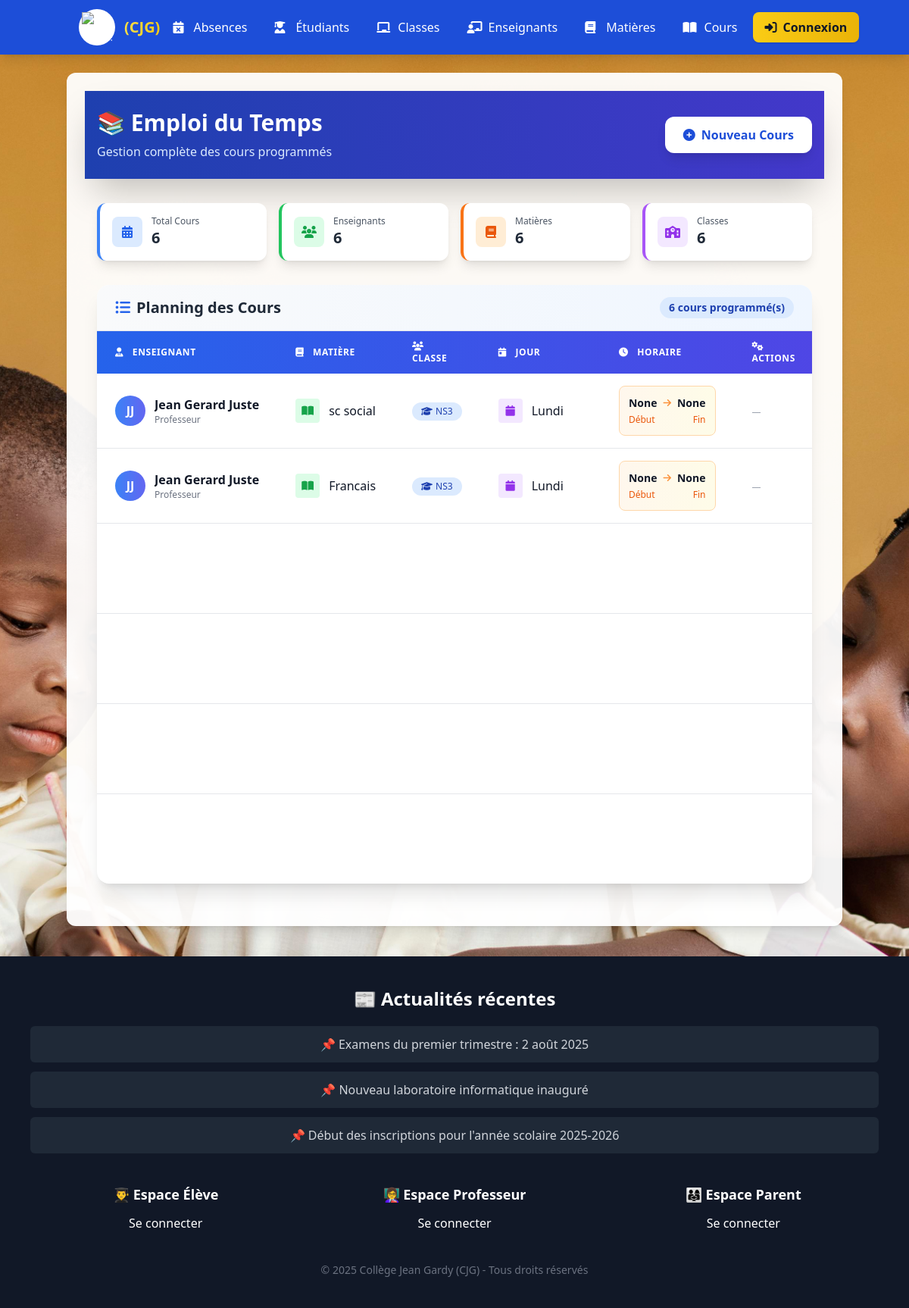
The app's page /cours/ with its own data.
### cours/models.py (models this page shows, shortened)
class Cours(models.Model):
    JOUR_CHOICES = [
        ('Lundi', 'Lundi'),
        ('Mardi', 'Mardi'),
        ('Mercredi', 'Mercredi'),
        ('Jeudi', 'Jeudi'),
        ('Vendredi', 'Vendredi'),
        ('Samedi', 'Samedi'),
        ('Dimanche', 'Dimanche'),
    ]
    enseignant = models.ForeignKey("enseignants.Enseignant", on_delete=models.CASCADE, related_name="cours")
    matiere = models.ForeignKey("matieres.Matiere", on_delete=models.CASCADE, related_name="cours")
    classe = models.ForeignKey("classes.Classe", on_delete=models.CASCADE, related_name="cours")
    jour = models.CharField(max_length=10, choices=JOUR_CHOICES ,default='Lundi')
    heure_commencer = models.TimeField()
    heure_fin = models.TimeField()

### enseignants/models.py (models this page shows, shortened)
class Enseignant(models.Model):
    nom = models.CharField(max_length=100)
    prenom = models.CharField(max_length=100)
    contact = models.CharField(max_length=100)
    matieres = models.ManyToManyField("matieres.Matiere", related_name="enseignants", blank=True)

### matieres/models.py (models this page shows, shortened)
class Matiere(models.Model):
    nom = models.CharField(max_length=100)

### classes/models.py (models this page shows, shortened)
class Classe(models.Model):
    nom = models.CharField(max_length=100)
    niveau = models.CharField(max_length=100)
    annee_scolaire = models.CharField(max_length=20)

### cours/views.py (the view)
# urls.py: path('', views.cours_list, name='cours_list'),
def cours_list(request):
    cours = Cours.objects.all()
    return render(request, 'cours_list.html', {'cours': cours})

### cours/templates/cours_list.html (shortened to what this page needs)
{% extends 'base.html' %}
{% block content %}
<!DOCTYPE html>
<html lang="fr">
<head>
  <script src="https://cdn.tailwindcss.com"></script>
  <link rel="stylesheet" href="https://cdnjs.cloudflare.com/ajax/libs/font-awesome/6.4.0/css/all.min.css">
</head>
<body class="bg-gradient-to-br from-blue-50 to-indigo-100 min-h-screen">
  <header class="bg-gradient-to-r from-blue-800 to-indigo-700 text-white shadow-2xl">
    <div class="container mx-auto px-4 py-6">
      <div class="flex flex-col lg:flex-row justify-between items-center space-y-4 lg:space-y-0">
        <div class="text-center lg:text-left">
          <h1 class="text-3xl font-bold mb-2">📚 Emploi du Temps</h1>
          <p class="text-blue-100">Gestion complète des cours programmés</p>
        </div>
        <a href="{% url 'cours_create' %}"
           class="bg-white text-blue-700 hover:bg-gray-100 px-6 py-3 rounded-xl font-semibold transition-all duration-300 transform hover:scale-105 shadow-lg flex items-center space-x-2">
          <i class="fas fa-plus-circle"></i>
          <span>Nouveau Cours</span>
        </a>
      </div>
    </div>
  </header>
  <main class="container mx-auto px-4 py-8">
    <div class="grid grid-cols-2 lg:grid-cols-4 gap-4 mb-8 animate-slide-up">
      <div class="bg-white rounded-xl shadow-lg p-4 border-l-4 border-blue-500">
        <div class="flex items-center">
          <div class="w-10 h-10 bg-blue-100 rounded-lg flex items-center justify-center mr-3">
            <i class="fas fa-calendar-alt text-blue-600"></i>
          </div>
          <div>
            <p class="text-xs text-gray-600">Total Cours</p>
            <p class="text-xl font-bold text-gray-800">{{ cours|length }}</p>
          </div>
        </div>
      </div>
      <div class="bg-white rounded-xl shadow-lg p-4 border-l-4 border-green-500">
        <div class="flex items-center">
          <div class="w-10 h-10 bg-green-100 rounded-lg flex items-center justify-center mr-3">
            <i class="fas fa-users text-green-600"></i>
          </div>
          <div>
            <p class="text-xs text-gray-600">Enseignants</p>
            <p class="text-xl font-bold text-gray-800">{{ cours|length }}</p>
          </div>
        </div>
      </div>
      <div class="bg-white rounded-xl shadow-lg p-4 border-l-4 border-orange-500">
        <div class="flex items-center">
          <div class="w-10 h-10 bg-orange-100 rounded-lg flex items-center justify-center mr-3">
            <i class="fas fa-book text-orange-600"></i>
          </div>
          <div>
            <p class="text-xs text-gray-600">Matières</p>
            <p class="text-xl font-bold text-gray-800">{{ cours|length }}</p>
          </div>
        </div>
      </div>
      <div class="bg-white rounded-xl shadow-lg p-4 border-l-4 border-purple-500">
        <div class="flex items-center">
          <div class="w-10 h-10 bg-purple-100 rounded-lg flex items-center justify-center mr-3">
            <i class="fas fa-school text-purple-600"></i>
          </div>
          <div>
            <p class="text-xs text-gray-600">Classes</p>
            <p class="text-xl font-bold text-gray-800">{{ cours|length }}</p>
          </div>
        </div>
      </div>
    </div>
    {% if cours %}
    <div class="bg-white rounded-2xl shadow-xl overflow-hidden animate-fade-in">
      <div class="px-4 lg:px-6 py-4 bg-gradient-to-r from-gray-50 to-blue-50 border-b">
        <div class="flex flex-col lg:flex-row justify-between items-start lg:items-center space-y-2 lg:space-y-0">
          <h2 class="text-xl font-bold text-gray-800 flex items-center">
            <i class="fas fa-list-ul mr-2 text-blue-600"></i>
            Planning des Cours
          </h2>
          <span class="bg-blue-100 text-blue-800 px-3 py-1 rounded-full text-sm font-semibold">
            {{ cours|length }} cours programmé(s)
          </span>
        </div>
      </div>
      <div class="overflow-x-auto">
        <table class="w-full min-w-[600px] lg:min-w-full">
          <thead class="bg-gradient-to-r from-blue-600 to-indigo-600 text-white">
            <tr>
              <th class="px-4 lg:px-6 py-3 text-left text-xs font-semibold uppercase tracking-wider">
                <i class="fas fa-user-tie mr-1 lg:mr-2"></i>
                <span class="hidden sm:inline">Enseignant</span>
              </th>
              <th class="px-4 lg:px-6 py-3 text-left text-xs font-semibold uppercase tracking-wider">
                <i class="fas fa-book mr-1 lg:mr-2"></i>
                <span class="hidden sm:inline">Matière</span>
              </th>
              <th class="px-4 lg:px-6 py-3 text-left text-xs font-semibold uppercase tracking-wider">
                <i class="fas fa-users mr-1 lg:mr-2"></i>
                <span class="hidden sm:inline">Classe</span>
              </th>
              <th class="px-4 lg:px-6 py-3 text-left text-xs font-semibold uppercase tracking-wider">
                <i class="fas fa-calendar-day mr-1 lg:mr-2"></i>
                <span class="hidden sm:inline">Jour</span>
              </th>
              <th class="px-4 lg:px-6 py-3 text-left text-xs font-semibold uppercase tracking-wider">
                <i class="fas fa-clock mr-1 lg:mr-2"></i>
                Horaire
              </th>
              <th class="px-4 lg:px-6 py-3 text-left text-xs font-semibold uppercase tracking-wider">
                <i class="fas fa-cogs mr-1 lg:mr-2"></i>
                <span class="hidden sm:inline">Actions</span>
              </th>
            </tr>
          </thead>
          <tbody class="divide-y divide-gray-200">
            {% for c in cours %}
            <tr class="fade-in-scroll hover:bg-blue-50 transition-all duration-300">
              <td class="px-4 lg:px-6 py-4">
                <div class="flex items-center">
                  <div class="w-8 h-8 lg:w-10 lg:h-10 bg-gradient-to-r from-blue-500 to-indigo-500 rounded-full flex items-center justify-center text-white font-semibold text-sm lg:text-base mr-2 lg:mr-3">
                    {{ c.enseignant.prenom|first }}{{ c.enseignant.nom|first }}
                  </div>
                  <div class="min-w-0 flex-1">
                    <p class="font-semibold text-gray-900 text-sm lg:text-base truncate">
                      {{ c.enseignant.prenom }} {{ c.enseignant.nom }}
                    </p>
                    <p class="text-xs text-gray-500 hidden sm:block">Professeur</p>
                  </div>
                </div>
              </td>
              <td class="px-4 lg:px-6 py-4">
                <div class="flex items-center">
                  <div class="w-6 h-6 lg:w-8 lg:h-8 bg-green-100 rounded flex items-center justify-center mr-2 lg:mr-3">
                    <i class="fas fa-book-open text-green-600 text-xs lg:text-sm"></i>
                  </div>
                  <span class="font-medium text-gray-900 text-sm lg:text-base truncate">
                    {{ c.matiere.nom }}
                  </span>
                </div>
              </td>
              <td class="px-4 lg:px-6 py-4">
                <span class="inline-flex items-center px-2 lg:px-3 py-1 rounded-full text-xs font-medium bg-blue-100 text-blue-800">
                  <i class="fas fa-graduation-cap mr-1 hidden sm:inline"></i>
                  {{ c.classe.nom }}
                </span>
              </td>
              <td class="px-4 lg:px-6 py-4">
                <div class="flex items-center">
                  <div class="w-6 h-6 lg:w-8 lg:h-8 bg-purple-100 rounded flex items-center justify-center mr-2 lg:mr-3">
                    <i class="fas fa-calendar text-purple-600 text-xs lg:text-sm"></i>
                  </div>
                  <span class="font-medium text-gray-900 text-sm lg:text-base">
                    {{ c.jour }}
                  </span>
                </div>
              </td>
              <td class="px-4 lg:px-6 py-4">
                <div class="bg-gradient-to-r from-orange-50 to-yellow-50 border border-orange-200 rounded-lg p-2 lg:p-3">
                  <div class="flex items-center justify-between text-xs lg:text-sm space-x-1 lg:space-x-2">
                    <span class="font-bold text-gray-900">{{ c.heure_commencer }}</span>
                    <i class="fas fa-arrow-right text-orange-400 text-xs"></i>
                    <span class="font-bold text-gray-900">{{ c.heure_fin }}</span>
                  </div>
                  <div class="flex justify-between mt-1 text-xs text-orange-600 hidden lg:flex">
                    <span>Début</span>
                    <span>Fin</span>
                  </div>
                </div>
              </td>
              <td class="px-4 lg:px-6 py-4">
                {% if user.is_staff %}
                <div class="flex flex-col lg:flex-row space-y-1 lg:space-y-0 lg:space-x-2">
                  <a href="{% url 'cours_update' c.id %}"
                     class="bg-blue-500 hover:bg-blue-600 text-white px-2 lg:px-3 py-1 lg:py-2 rounded text-xs font-semibold transition-all duration-300 transform hover:scale-105 shadow flex items-center justify-center lg:justify-start">
                    <i class="fas fa-edit mr-1"></i>
                    <span class="hidden sm:inline">Modifier</span>
                  </a>
                  <a href="{% url 'cours_delete' c.id %}"
                     class="bg-red-500 hover:bg-red-600 text-white px-2 lg:px-3 py-1 lg:py-2 rounded text-xs font-semibold transition-all duration-300 transform hover:scale-105 shadow flex items-center justify-center lg:justify-start">
                    <i class="fas fa-trash mr-1"></i>
                    <span class="hidden sm:inline">Supprimer</span>
                  </a>
                </div>
                {% else %}
                <span class="text-gray-400 text-xs">—</span>
                {% endif %}
              </td>
            </tr>
            {% endfor %}
          </tbody>
        </table>
      </div>
    </div>
    {% endif %}
  </main>
</body>
</html>
{% endblock %}

### authentification/templates/base.html (shortened to what this page needs)
{% load static %}
<!DOCTYPE html>
<html lang="fr">
<head>
  <script src="https://cdn.tailwindcss.com"></script>
  <link rel="stylesheet" href="https://cdnjs.cloudflare.com/ajax/libs/font-awesome/6.4.0/css/all.min.css">
</head>
<body class="min-h-screen flex flex-col text-gray-900">
  <nav id="navbar" class="fixed top-0 left-0 right-0 bg-blue-700 text-white shadow-lg z-50 transition-all duration-300">
    <div class="container mx-auto px-4 flex justify-between items-center py-3">
      <a href="/" class="flex items-center space-x-3 group">
        <div class="bg-white rounded-full p-1 transform group-hover:scale-110 transition-transform duration-300">
          <img src="" alt="Collège Jean Gardy (CJG)" class="h-10 w-10 object-contain" />
        </div>
        <div>
          <span class="font-bold text-xl bg-gradient-to-r from-yellow-300 to-yellow-400 bg-clip-text text-transparent"> (CJG)</span>
        </div>
      </a>
      <div class="hidden lg:flex items-center space-x-1">
        <a href="{% url 'absence_create' %}" class="nav-link px-4 py-2 rounded-lg hover:bg-blue-600 transition-all flex items-center space-x-2"><i class="fas fa-calendar-times w-5"></i><span>Absences</span></a>
        <a href="{% url 'etudiant_list' %}" class="nav-link px-4 py-2 rounded-lg hover:bg-blue-600 transition-all flex items-center space-x-2"><i class="fas fa-user-graduate w-5"></i><span>Étudiants</span></a>
        <a href="{% url 'liste_classes' %}" class="nav-link px-4 py-2 rounded-lg hover:bg-blue-600 transition-all flex items-center space-x-2"><i class="fas fa-chalkboard w-5"></i><span>Classes</span></a>
        <a href="{% url 'enseignant_list' %}" class="nav-link px-4 py-2 rounded-lg hover:bg-blue-600 transition-all flex items-center space-x-2"><i class="fas fa-chalkboard-teacher w-5"></i><span>Enseignants</span></a>
        <a href="{% url 'matiere_list' %}" class="nav-link px-4 py-2 rounded-lg hover:bg-blue-600 transition-all flex items-center space-x-2"><i class="fas fa-book w-5"></i><span>Matières</span></a>
        <a href="{% url 'cours_list' %}" class="nav-link px-4 py-2 rounded-lg hover:bg-blue-600 transition-all flex items-center space-x-2"><i class="fas fa-book-open w-5"></i><span>Cours</span></a>
        <div class="ml-4">
          {% if user.is_authenticated %}
            <a href="{% url 'logout_confirm' %}"
              class="bg-gradient-to-r from-red-500 to-red-600 text-white px-4 py-2 rounded-lg font-semibold hover:from-red-400 hover:to-red-500 transition-all flex items-center space-x-2 shadow">
              <i class="fas fa-sign-out-alt"></i>
              <span>Déconnexion</span>
            </a>
          {% else %}
            <a href="{% url 'login' %}"
              class="bg-gradient-to-r from-yellow-400 to-yellow-500 text-gray-900 px-4 py-2 rounded-lg font-semibold hover:from-yellow-300 hover:to-yellow-400 transition-all flex items-center space-x-2 shadow">
              <i class="fas fa-sign-in-alt"></i>
              <span>Connexion</span>
            </a>
          {% endif %}
        </div>
      </div>
    </div>
  </nav>
  <div class="h-20"></div>
  <main class="container mx-auto flex-grow bg-white bg-opacity-95 rounded-xl shadow-lg p-6 mt-4 mb-10">
    {% block content %}{% endblock %}
  </main>
  <footer class="bg-gray-900 text-white py-10 mt-auto">
    <div class="max-w-6xl mx-auto px-4 space-y-10 text-center">
      <section>
        <h3 class="text-2xl font-semibold mb-5">📰 Actualités récentes</h3>
        <ul class="space-y-3 text-gray-300">
          <li class="bg-gray-800 rounded-md p-3">📌 Examens du premier trimestre : 2 août 2025</li>
          <li class="bg-gray-800 rounded-md p-3">📌 Nouveau laboratoire informatique inauguré</li>
          <li class="bg-gray-800 rounded-md p-3">📌 Début des inscriptions pour l'année scolaire 2025-2026</li>
        </ul>
      </section>
      <div class="grid grid-cols-1 sm:grid-cols-3 gap-6">
        <div>
          <h4 class="font-bold text-lg mb-3">👨‍🎓 Espace Élève</h4>
          <a href="#" class="hover:text-yellow-400 transition">Se connecter</a>
        </div>
        <div>
          <h4 class="font-bold text-lg mb-3">👩‍🏫 Espace Professeur</h4>
          <a href="#" class="hover:text-yellow-400 transition">Se connecter</a>
        </div>
        <div>
          <h4 class="font-bold text-lg mb-3">👨‍👩‍👧 Espace Parent</h4>
          <a href="#" class="hover:text-yellow-400 transition">Se connecter</a>
        </div>
      </div>
      <p class="text-gray-500 text-sm">&copy; 2025 Collège Jean Gardy (CJG) - Tous droits réservés</p>
    </div>
  </footer>
</body>
</html>

### records on screen
Cours: enseignant.prenom|first "J", enseignant.nom|first "J", enseignant.prenom "Jean Gerard", enseignant.nom "Juste", matiere.nom "sc social", classe.nom "NS3", jour "Lundi", heure_commencer "None", heure_fin "None"
Cours: enseignant.prenom|first "J", enseignant.nom|first "J", enseignant.prenom "Jean Gerard", enseignant.nom "Juste", matiere.nom "Francais", classe.nom "NS3", jour "Lundi", heure_commencer "None", heure_fin "None"

### other values on screen
{{ cours|length }} "6"
